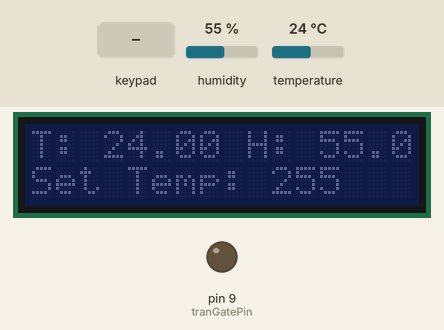
A sketch run on a simulated Arduino Uno, built with avr-gcc and run on an emulated ATmega328P. On the bench: 16×2 character LCD, output pins drawn as LEDs (lit = HIGH). The test bench sets the inputs (shaded band); at power-on: humidity 55 %, temperature 24 °C. EEPROM starts erased.

Above: at 1.3 s.
1.4 s: keypad keys 8 7 6 5 # pressed 0.4 s apart
At 1.8 s:
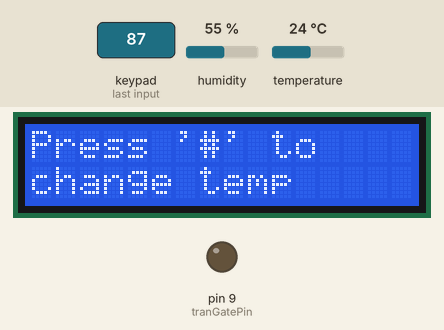
5.0 s: keypad keys 1 3 9 7 pressed 0.4 s apart
At 8.6 s:
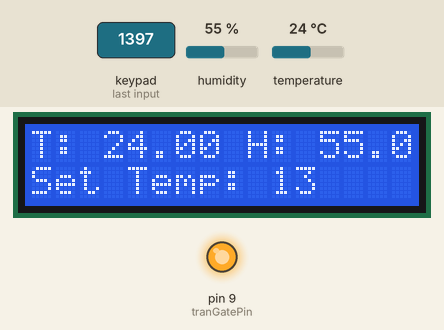
8.8 s: key '#' pressed
At 9.4 s:
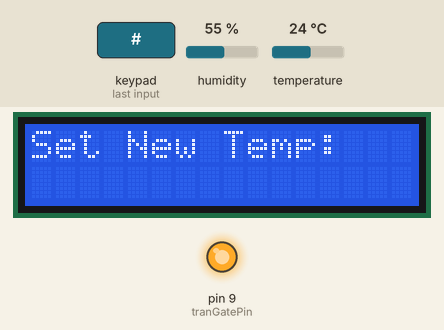
10.3 s: key '2' pressed
At 11.2 s:
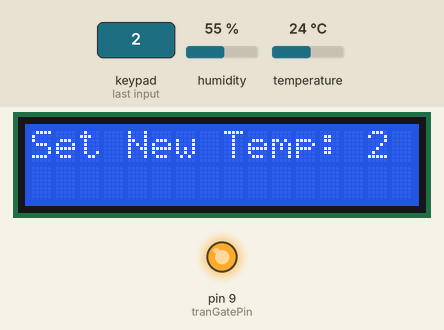
Timing chart, 0 to 12.8 s (numbered marks = the images above; inputs shaded):
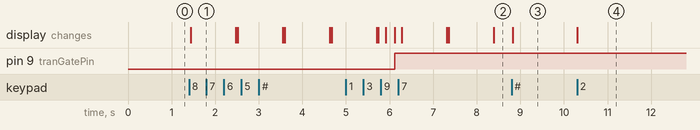

Measured:
- after the input at 1.4 s, the display: changes at once (image 1)
- after the input at 5.0 s, pin 9 (tranGatePin): LOW → HIGH after 1.1 s
- after the input at 8.8 s, the display: changes at once (image 3)
- after the input at 10.3 s, the display: changes at once (image 4)

The sketch:

Thermostat.ino
```cpp
//libraries
#include <EEPROM.h>
#include <Adafruit_I2CDevice.h>
#include <Adafruit_Sensor.h>
#include <Adafruit_AM2320.h>
#include <Keypad.h>
#include <LiquidCrystal_I2C.h>
#include <Wire.h>

//NumPad vars
const byte ROWS = 4; //number of rows
const byte COLS = 3; //numbers of cols

char hexaKeys[ROWS][COLS] = { //num pad definition
  {'1', '2', '3'},
  {'4', '5', '6'},
  {'7', '8', '9'},
  {'*', '0', '#'}
};
/////////////////////////////////////////////////////
//                                                 //
//  NPPIN:  1    2    3    4    5    6    7    8   //
//  ARPIN:  8    7    6    5    4    3    2    X   //
//  NAME : ROW1 ROW2 ROW3 ROW4 COL1 COL2 COL3  X   //
//                                                 //
/////////////////////////////////////////////////////
byte rowPins[ROWS] = {8, 7, 6, 5}; //row pin definition
byte colPins[COLS] = {4, 3, 2};   //col pin definition


//temp vars
int thresh;
float sensTemp; //tempature - read from sensor
float sensHum; //humidity - read from sensor

//time-keeping vars
const long sensInterval = 60000; //interval at which sens measurements will happen (1 min)
const long lcdInterval = 10000; //interval at which the lcd screen will stay on for (10 seconds)
unsigned long lcdPrev, sensPrev = 0; //records last time associated system was updated
bool off = true; // varible to detirmine if lcd on or off (intialzied to off)

//class init
Keypad customKeypad = Keypad(makeKeymap(hexaKeys), rowPins, colPins, ROWS, COLS); //initalize keypad
LiquidCrystal_I2C lcd(0x27,16,2);  // set the LCD address to 0x27 for a 16 chars and 2 line display
Adafruit_AM2320 am2320 = Adafruit_AM2320();

//Fan Control vars
const int tranGatePin = 9; //gate of the transistor used to control fans
int gateState = LOW; //always start with the transistor off

void setup(){ //ONLY RUNS DURING POWER ON

  thresh = EEPROM.read(4); //threshold temp, restored from EEPROM, initalized in setup so it restores every power cycle
  pinMode(tranGatePin, OUTPUT); //set the gate pin to output
  digitalWrite(tranGatePin, gateState); //intialize output to the gate (always starts low)
  lcd.init(); // Initialize the LCD
  am2320.begin(); // turn on sensor
  sensTemp = am2320.readTemperature(); //get temp
  sensHum = am2320.readHumidity(); //get humidity
  homescreen(); //display homescreen

}

void loop(){ //CONTINOUSLY RUNS
  unsigned long currentMillis = millis(); //time keeping var
  ////////LCD & NUMPAD COTNROL////////
  if ((off == false) & (currentMillis - lcdPrev >= lcdInterval)) { //if the LCD is already on and 10 seconds has passed since last key press
    lcd.noDisplay(); //turn off the LCD dispaly
    lcd.noBacklight();  //turn off the backlight
    off = true; //update the off var to OFF
  }
  char customKey = customKeypad.getKey(); //read numpad
  if(customKey){ //if button pressed
    lcdPrev = currentMillis; //record last time a key was pressed
    if(off = true) { // if the LCD is off
      lcd.display(); //turn on the LCD screen
      lcd.backlight(); //turn on the backlight
      off = false; //update off var to ON
    }
    if(customKey == '#') { // # is the set temp button
      thresh = setTemp();
      EEPROM.update(4, thresh); //update the value stored in EEPROM for power cycling
    }
    else{ //if a button was pressed but not one that should do anything
      lcd.clear(); //clear screen of text
      lcd.printstr("Press '#' to"); //print instructions
      lcd.setCursor(0, 1); //out of space, next row
      lcd.print("change temp"); //print instructons
      delay(1000); // flash the message for one second
    }
    homescreen();
  }

  ////////TEMP CONTROL////////
  if (currentMillis - sensPrev >= sensInterval) { // only if enough time has passed since last measurement
    sensPrev = currentMillis; // save the last time a measurement was taken
    sensTemp = am2320.readTemperature(); //get temp
    sensHum = am2320.readHumidity(); //get humidity
  }

  ////////FAN CONTROL////////
  if((gateState == LOW) & (thresh < (sensTemp - 2)))  { //if the fans are OFF AND the measured temp is higher than the desired temp (sensTemp + 2 is to make sure fans will actaully make a difference)
    gateState = HIGH; //change state to HIGH
    digitalWrite(tranGatePin, gateState); //turn on the transistor
  }
  if((gateState == HIGH) & (thresh > (sensTemp + 2))) { //if the fans are ON AND the measured temp is lower than the desired temp
    gateState = LOW; //change state to LOW
    digitalWrite(tranGatePin, gateState); //turn off transistor
  }

}

void homescreen() { //function to display homescreen
  lcd.clear(); //clear the screen to prep for printing
  //lcd.setCursor(0, 0); // Set cursor to the first column of the first row
  lcd.printstr("T: "); // Print temp reading
  lcd.print(sensTemp);
  lcd.print(" H: ");  // print the humidity reading
  lcd.print(sensHum);
  lcd.setCursor(0, 1); //set to next row
  lcd.printstr("Set Temp: "); //print string of set threshhold
  lcd.print(thresh); //print threshold var

}


int setTemp() { //function to set the threshold temp to a different value
  lcd.clear(); //clear screen
  lcd.setCursor(0,0); //set to starting postion
  lcd.printstr("Set New Temp: "); //prompt new thresh temp

  char customKey = customKeypad.waitForKey(); //get char
  while((customKey == '*') | (customKey == '#')) { //check to make sure it wasn't a symbol
    customKey = customKeypad.waitForKey(); //get char
  }

  lcd.print(customKey); //print char
  int newTemp = 10 * (customKey - '0'); //set tens place of the new temp to typed char

  customKey = customKeypad.waitForKey(); //get char
  while((customKey == '#') | (customKey == '*')) { //check to make sure it wasn't a symbol
    customKey = customKeypad.waitForKey(); //get char
  }

  newTemp = newTemp + (customKey - '0'); //set ones place of new temp to typed char

  return newTemp;

}
```
